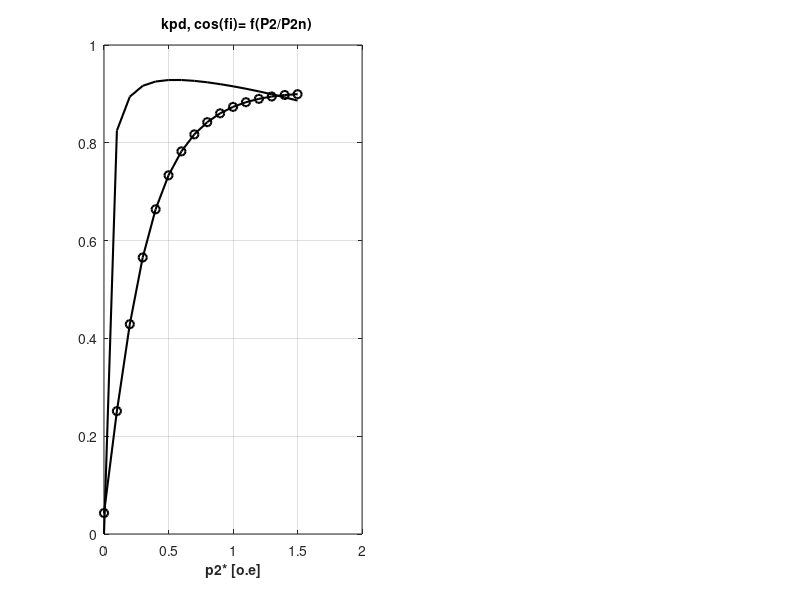

Write MATLAB code to recreate this figure. (Note: this script raises an error after producing the figure.)
% M file Iden2c.m
% Paschet  rabochix 
% and mechanicheskix xar-k AD
% Instruction: zapustite file Iden1c.m, zatem file Iden2c.m
clear;
%=======================================
load dan1.mat
%=======================================
R1=X(1); R2=X(2); Rmu=X(3);
X1=X(4); X2=X(5); Xmu=X(6);
P2n=X(7); Pdob=X(8); C1=X(9); 
m=X(10); Un=X(11);
R2k=X(12); X2k=X(13);
n1=X(14); Pmex=X(15);
I0a=X(16); I0p=X(17);
Pfe=X(18);
%==================
h=0.1;
rp1=0:h:1.5;
nn=length(rp1);
mn=1/h+1;
%==================
P2=zeros(1,nn);
P1r=zeros(1,nn);
M=zeros(1,nn);
kpdi=zeros(1,nn);
cosfi=zeros(1,nn);
I1r=zeros(1,nn);
s=zeros(1,nn);
n2=zeros(1,nn);
%=================
P2=P2n.*rp1;
Pdobr=Pdob.*rp1;
P2r=P2+Pdobr+Pmex;
A=m.*Un.^2./(2.*P2r)-R1;
AA=R1/R2*(1+X2/Xmu);
BB=(X1/R2*(1+X2/Xmu)+X2/R2);
Rrp=R2*(AA^2+BB^2);
B=2.*A+Rrp;
s=(A-sqrt(A.^2-C1.^2.*R2.*B))./B;
Rekv=C1.*R1+C1.^2.*R2./s;
Xekv=C1.*X1+C1.^2.*X2;
Zekv=sqrt(Rekv.^2+Xekv.^2);
I2r=Un./Zekv;
cosfir=Rekv./Zekv;
I2ra=I2r.*cosfir;
I2rp=I2r.*sqrt(1-(cosfir).^2);
I1a=I0a+I2ra;
I1p=I0p+I2rp;
I1r=sqrt(I1a.^2+I1p.^2);
cosfi=I1a./I1r;
P1r=m.*Un.*I1a;
kpdi=P2./P1r;
Pcu1=m.*I1r.^2.*R1;
Pem=P1r-Pcu1-Pfe;
n2=n1.*(1-s);
M=9.55.*Pem./n2;
%====================
% Print on display
%=====================
disp('            HOMINAL REZIM');
disp(' =========================================');
P2x=P2(mn); P1x=P1r(mn); Mx=M(mn); kpdx=kpdi(mn);
cosx=cosfi(mn); I1x=I1r(mn); sx=s(mn); nx=n2(mn);
y1=num2str(P2x); y2=num2str(P1x); y3=num2str(Mx);
y4=num2str(kpdx); y5=num2str(cosx); y6=num2str(I1x);
y7=num2str(sx); y8=num2str(nx);
disp(['  Mn= ',y3,'[N*m];','    ','Sn= ', y7, '[o.e];']);
disp(['  P2n= ',y1,'[Bt];','       ','P1n= ', y2, '[Bt];']);
disp(['  kpd= ',y4,'[o.e];','   ','cos(fi)= ', y5, '[o.e];']);
disp(['  I1n= ',y6,'[A];','     ','n2= ', y8, '[0b/min];']);
%===========================================
%Paschet   mexanich. charakter.  M= f(s)
%==========================================
asn=sqrt(s(mn));
R2rc=(R2-R2k*asn)/(1-asn);
X2rc=(X2-X2k*asn)/(1-asn);
sr=0.025:0.025:1;
mm=length(sr);
%==================
Mr=zeros(1,mm);
as=sqrt(sr);
R2r=zeros(1,mm);
X2r=zeros(1,mm);
%===========================
if sr<=s(11),
    R2r=R2; X2r=X2;
else
    as=sqrt(sr);
    R2r=R2rc+(R2k-R2).*as./(1-asn);
    X2r=X2rc-(X2-X2k).*as/(1-asn);
end  
Zn=n1.*sr.*((R1+C1.*R2r./sr).^2+(X1+C1.*X2r).^2);
Mr=9.55.*m.*Un^2.*R2r./Zn;
[Mmax,j]=max(Mr); Skr=sr(j);
Km=Mmax/M(mn);
z1=num2str(Mmax); z2=num2str(Skr);
z3=num2str(Km);
disp('               Rezim M=Mmax');
disp(' ===================================================');
disp(['  Mmax= ',z1,' [N*m];','      ','Skr= ', z2, ' [o.e];']);
disp(['  Km=  ',z3,' [o.e];']);
%===============================
 disp( '                 Rezim KZ');
 disp( ' ===================================================');
 Zkz=R2k+X2k*i;
 Zmu=Rmu+Xmu*i; Z1=R1+X1*i;
 Z1k=Z1+Zmu*Zkz/(Zmu+Zkz);
 Ik1=Un/Z1k; Ikz=abs(Ik1);
 Mkz=9.55*m*Ikz^2*R2k/n1;
 Ki=Ikz/I1r(mn);
 Kp=Mkz/M(mn);
 v1=num2str(Kp); v2=num2str(Ki);
 disp(['  Kp= ',v1,' [o.e];','      ','Ki= ', v2, ' [o.e];']);
% The end of callculation
%==========================
%    PLOT of GRAFIKS
%==========================
figure(1),
subplot(2,2,[1,3]);
hp1=plot(rp1,kpdi,'k',rp1,cosfi,'-ok'); grid,
set(hp1,'LineWidth',1.5);
hx1=xlabel('p2* [o.e]');
set(hx1,'Fontsize',10,'FontAngle','normal','FontWeight','bold');
%hy1=ylabel('kpd, cos(fi)' );
%set(hy1,'Fontsize',10,'FontAngle','normal','FontWeight','normal');
ht=title('   kpd, cos(fi)= f(P2/P2n) ');
set(ht,'Fontsize',10,'FontAngle','normal','FontWeight','bold');
legend('kpd','cos(fi)',4);
%==============================
subplot(2,2,2)
hp1=plot(rp1,I1r,'k'); grid,
set(hp1,'LineWidth',1.5);
%hx1=xlabel('p2* [o.e]');
%set(hx1,'Fontsize',10,'FontAngle','italic','Fontweight','normal');
hy1=ylabel('I1s [A]' );
set(hy1,'Fontsize',10,'FontAngle','normal','FontWeight','bold');
ht=title('Current I1s ');
set(ht,'Fontsize',10,'FontAngle','normal','FontWeight','bold');
%=========================================
subplot(2,2,4);
hp2=plot(rp1,s,'k'); grid,
set(hp2,'LineWidth',1.5);
hx2=xlabel('p2* [o.e]');
set(hx2,'Fontsize',10,'FontAngle','normal','FontWeight','bold');
%hy2=ylabel('s' );
%set(hy2,'Fontsize',10,'FontAngle','normal','Fontweight','normal');
ht1=title('Slip s ');
set(ht1,'Fontsize',10,'FontAngle','normal','FontWeight','bold');
%==================================================================
Mi=[0,Mr]; si=[0,sr];
figure(2),
hp2=plot(si,Mi,'k'); grid,
set(hp2,'LineWidth',1.5);
hx2=xlabel('s [o.e]');
set(hx2,'Fontsize',12,'FontWeight','bold');
hy2=ylabel('M [N*m]' );
set(hy2,'Fontsize',12,'FontWeight','bold');
ht1=title('Grafik moment AD M=f(s) ');
set(ht1,'Fontsize',14,'FontWeight','bold');
disp('                 End of program ');
disp('  ======================================');
